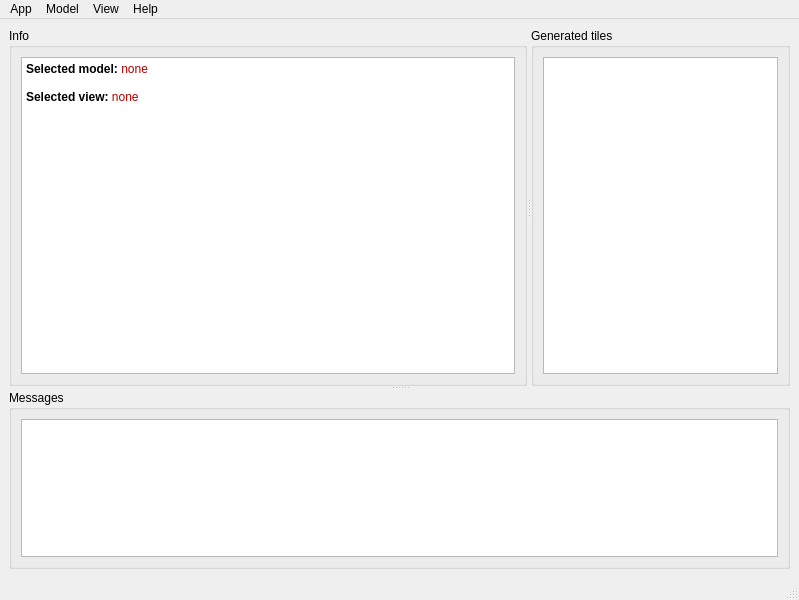
<?xml version="1.0" encoding="UTF-8"?>
<ui version="4.0">
 <class>MainWindow</class>
 <widget class="QMainWindow" name="MainWindow">
  <property name="geometry">
   <rect>
    <x>0</x>
    <y>0</y>
    <width>799</width>
    <height>600</height>
   </rect>
  </property>
  <property name="windowTitle">
   <string>PyCover</string>
  </property>
  <widget class="QWidget" name="centralwidget">
   <layout class="QGridLayout" name="gridLayout">
    <item row="0" column="0">
     <widget class="QSplitter" name="splitter_2">
      <property name="orientation">
       <enum>Qt::Vertical</enum>
      </property>
      <widget class="QSplitter" name="splitter">
       <property name="sizePolicy">
        <sizepolicy hsizetype="Preferred" vsizetype="Preferred">
         <horstretch>0</horstretch>
         <verstretch>2</verstretch>
        </sizepolicy>
       </property>
       <property name="orientation">
        <enum>Qt::Horizontal</enum>
       </property>
       <widget class="QGroupBox" name="groupBox_3">
        <property name="sizePolicy">
         <sizepolicy hsizetype="Preferred" vsizetype="Preferred">
          <horstretch>2</horstretch>
          <verstretch>0</verstretch>
         </sizepolicy>
        </property>
        <property name="title">
         <string>Info</string>
        </property>
        <layout class="QHBoxLayout" name="horizontalLayout_2">
         <item>
          <widget class="InfoBox" name="infoText">
           <property name="readOnly">
            <bool>true</bool>
           </property>
           <property name="html">
            <string>&lt;!DOCTYPE HTML PUBLIC &quot;-//W3C//DTD HTML 4.0//EN&quot; &quot;http://www.w3.org/TR/REC-html40/strict.dtd&quot;&gt;
&lt;html&gt;&lt;head&gt;&lt;meta name=&quot;qrichtext&quot; content=&quot;1&quot; /&gt;&lt;style type=&quot;text/css&quot;&gt;
p, li { white-space: pre-wrap; }
&lt;/style&gt;&lt;/head&gt;&lt;body style=&quot; font-family:'Sans Serif'; font-size:9pt; font-weight:400; font-style:normal;&quot;&gt;
&lt;p style=&quot; margin-top:0px; margin-bottom:0px; margin-left:0px; margin-right:0px; -qt-block-indent:0; text-indent:0px;&quot;&gt;&lt;span style=&quot; font-weight:600; color:#000000;&quot;&gt;Selected model:&lt;/span&gt;&lt;span style=&quot; color:#000000;&quot;&gt; &lt;/span&gt;&lt;span style=&quot; color:#aa0000;&quot;&gt;none&lt;/span&gt;&lt;/p&gt;
&lt;p style=&quot;-qt-paragraph-type:empty; margin-top:0px; margin-bottom:0px; margin-left:0px; margin-right:0px; -qt-block-indent:0; text-indent:0px; color:#000000;&quot;&gt;&lt;br /&gt;&lt;/p&gt;
&lt;p style=&quot; margin-top:0px; margin-bottom:0px; margin-left:0px; margin-right:0px; -qt-block-indent:0; text-indent:0px;&quot;&gt;&lt;span style=&quot; font-weight:600; color:#000000;&quot;&gt;Selected view:&lt;/span&gt;&lt;span style=&quot; color:#000000;&quot;&gt; &lt;/span&gt;&lt;span style=&quot; color:#aa0000;&quot;&gt;none&lt;/span&gt;&lt;/p&gt;&lt;/body&gt;&lt;/html&gt;</string>
           </property>
          </widget>
         </item>
        </layout>
       </widget>
       <widget class="QGroupBox" name="groupBox">
        <property name="sizePolicy">
         <sizepolicy hsizetype="Preferred" vsizetype="Preferred">
          <horstretch>1</horstretch>
          <verstretch>0</verstretch>
         </sizepolicy>
        </property>
        <property name="title">
         <string>Generated tiles</string>
        </property>
        <layout class="QHBoxLayout" name="horizontalLayout_3">
         <item>
          <widget class="QListView" name="tilesList"/>
         </item>
        </layout>
       </widget>
      </widget>
      <widget class="QGroupBox" name="groupBox_2">
       <property name="sizePolicy">
        <sizepolicy hsizetype="Preferred" vsizetype="Preferred">
         <horstretch>0</horstretch>
         <verstretch>1</verstretch>
        </sizepolicy>
       </property>
       <property name="title">
        <string>Messages</string>
       </property>
       <layout class="QHBoxLayout" name="horizontalLayout">
        <item>
         <widget class="MessageBox" name="messagesText">
          <property name="readOnly">
           <bool>true</bool>
          </property>
         </widget>
        </item>
       </layout>
      </widget>
     </widget>
    </item>
   </layout>
  </widget>
  <widget class="QMenuBar" name="menubar">
   <property name="geometry">
    <rect>
     <x>0</x>
     <y>0</y>
     <width>799</width>
     <height>23</height>
    </rect>
   </property>
   <widget class="QMenu" name="menuModel">
    <property name="title">
     <string>App</string>
    </property>
    <addaction name="actionGenerate"/>
    <addaction name="separator"/>
    <addaction name="actionExit_2"/>
   </widget>
   <widget class="QMenu" name="menuModel_2">
    <property name="title">
     <string>Model</string>
    </property>
    <widget class="QMenu" name="menuType">
     <property name="title">
      <string>Type</string>
     </property>
     <addaction name="action2D_Rectangle_2"/>
     <addaction name="actionPyramid_2"/>
    </widget>
    <addaction name="menuType"/>
    <addaction name="separator"/>
    <addaction name="actionChange_dimensions"/>
    <addaction name="actionChange_tile_size"/>
   </widget>
   <widget class="QMenu" name="menuView">
    <property name="title">
     <string>View</string>
    </property>
    <widget class="QMenu" name="menuType_2">
     <property name="title">
      <string>Type</string>
     </property>
     <addaction name="actionExample_type"/>
    </widget>
    <addaction name="menuType_2"/>
   </widget>
   <widget class="QMenu" name="menuHelp">
    <property name="title">
     <string>Help</string>
    </property>
    <addaction name="actionDocumentation"/>
    <addaction name="separator"/>
    <addaction name="actionAbout_2"/>
   </widget>
   <addaction name="menuModel"/>
   <addaction name="menuModel_2"/>
   <addaction name="menuView"/>
   <addaction name="menuHelp"/>
  </widget>
  <widget class="QStatusBar" name="statusbar"/>
  <action name="actionModel">
   <property name="text">
    <string>Model</string>
   </property>
  </action>
  <action name="actionView">
   <property name="text">
    <string>View</string>
   </property>
  </action>
  <action name="actionWebpage">
   <property name="text">
    <string>Documentation</string>
   </property>
  </action>
  <action name="actionAbout">
   <property name="text">
    <string>About</string>
   </property>
  </action>
  <action name="actionDocumentation">
   <property name="text">
    <string>Documentation</string>
   </property>
  </action>
  <action name="actionAbout_2">
   <property name="text">
    <string>About</string>
   </property>
  </action>
  <action name="actionExit">
   <property name="text">
    <string>Exit</string>
   </property>
  </action>
  <action name="actionGenerate">
   <property name="text">
    <string>Generate</string>
   </property>
  </action>
  <action name="actionExit_2">
   <property name="text">
    <string>Exit</string>
   </property>
  </action>
  <action name="action2D_Rectangle">
   <property name="checkable">
    <bool>true</bool>
   </property>
   <property name="text">
    <string>2D Rectangle</string>
   </property>
  </action>
  <action name="actionPyramid">
   <property name="checkable">
    <bool>true</bool>
   </property>
   <property name="text">
    <string>Pyramid</string>
   </property>
  </action>
  <action name="actionType_2">
   <property name="text">
    <string>Type</string>
   </property>
  </action>
  <action name="action2D_Rectangle_2">
   <property name="checkable">
    <bool>true</bool>
   </property>
   <property name="text">
    <string>2D Rectangle</string>
   </property>
  </action>
  <action name="actionPyramid_2">
   <property name="checkable">
    <bool>true</bool>
   </property>
   <property name="text">
    <string>Pyramid</string>
   </property>
  </action>
  <action name="actionChange_dimensions">
   <property name="enabled">
    <bool>false</bool>
   </property>
   <property name="text">
    <string>Change dimensions...</string>
   </property>
  </action>
  <action name="actionChange_tile_size">
   <property name="enabled">
    <bool>false</bool>
   </property>
   <property name="text">
    <string>Change block size...</string>
   </property>
  </action>
  <action name="actionExample_type">
   <property name="text">
    <string>Example type</string>
   </property>
  </action>
 </widget>
 <customwidgets>
  <customwidget>
   <class>InfoBox</class>
   <extends>QTextEdit</extends>
   <header location="global">infobox.h</header>
  </customwidget>
  <customwidget>
   <class>MessageBox</class>
   <extends>QTextEdit</extends>
   <header location="global">messagebox.h</header>
  </customwidget>
 </customwidgets>
 <resources/>
 <connections>
  <connection>
   <sender>actionExit_2</sender>
   <signal>triggered()</signal>
   <receiver>MainWindow</receiver>
   <slot>close()</slot>
   <hints>
    <hint type="sourcelabel">
     <x>-1</x>
     <y>-1</y>
    </hint>
    <hint type="destinationlabel">
     <x>399</x>
     <y>299</y>
    </hint>
   </hints>
  </connection>
 </connections>
</ui>
